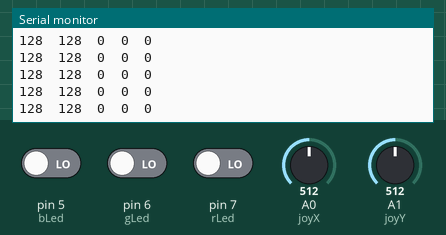
This sketch was run on a simulated Arduino Uno, built with avr-gcc and run on an emulated ATmega328P. Shown: the last lines printed to the serial monitor. Inputs (shaded band) come from the test bench; at power-on: A0 (joyX) = 512, A1 (joyY) = 512, pin 5 (bLed) LOW, pin 6 (gLed) LOW, pin 7 (rLed) LOW. No radio packets arrive unless stated.

Above: at 1.2 s.
1.3 s: A0 (joyX) set to 716
At 1.34 s:
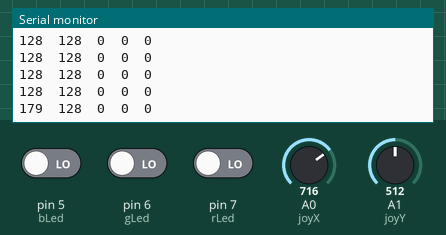
2.8 s: A1 (joyY) set to 716
At 2.88 s:
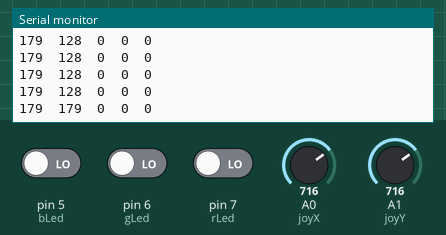
4.3 s: pin 5 (bLed) driven HIGH
At 4.31 s:
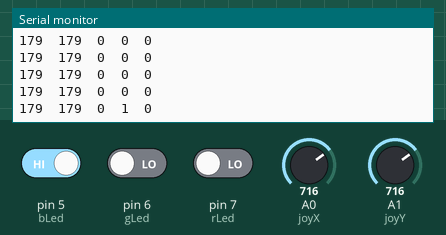
5.8 s: pin 6 (gLed) driven HIGH
At 5.84 s:
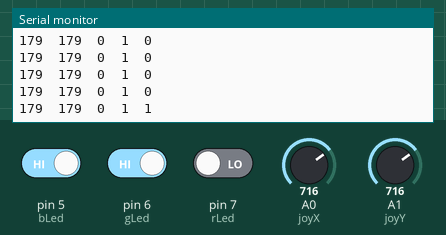
7.3 s: pin 7 (rLed) driven HIGH
At 7.38 s:
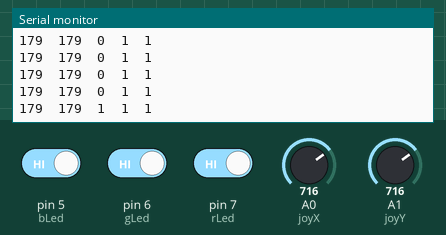
8.8 s: A0 (joyX) set to 900
At 8.81 s:
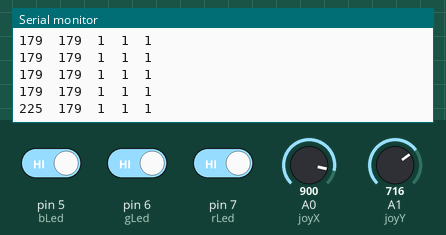
Timing chart, 0 to 11.3 s (numbered marks = the images above; inputs shaded):
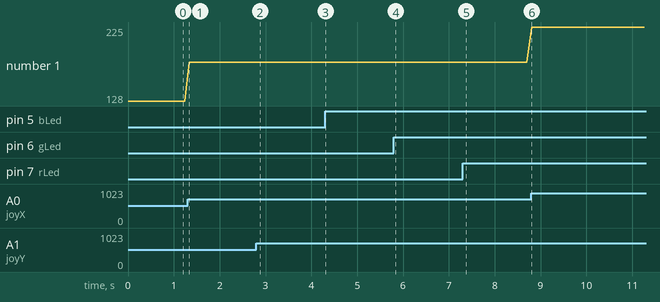

Measured:
- after the input at 1.3 s, the serial monitor: prints a new line at once (image 1)
- after the input at 2.8 s, the serial monitor: prints a new line after 0.07 s (image 2)
- after the input at 4.3 s, the serial monitor: prints a new line at once (image 3)
- after the input at 5.8 s, the serial monitor: prints a new line at once (image 4)
- after the input at 7.3 s, the serial monitor: prints a new line after 0.07 s (image 5)
- after the input at 8.8 s, the serial monitor: prints a new line at once (image 6)
- plotted number 1: 128 → 179 after the input at 1.3 s, 179 → 225 after the input at 8.8 s

The sketch:

sketch_may15c.ino
```cpp
//Project: Transmitter Code for Bi-Whelled rover
//Author: Josh Dolgin
//Date: 2019/05/26
//Status: Working
#include <RF24.h>
RF24 radio(9, 10);              //CE (Chip Enable/Disable), CSN(SS)
byte addresses[][6] = {"1Node", "2Node"};
#define CHANNEL 14 //2.414GHz
uint8_t joyX = A0;
uint8_t joyY = A1;
uint8_t rLed = 7;
uint8_t bLed = 5;
uint8_t gLed = 6;


struct package //Create data structure
{
  uint8_t xVal = 0;
  uint8_t yVal = 0;
  boolean R = 0;
  boolean G = 0;
  boolean B = 0;
};
typedef struct package Package;
Package data;

void setup() {
  Serial.begin(9600);
  radio.begin();                          //invoke the radio object
  radio.setPALevel(RF24_PA_MIN);          //close range so minimum power sufficient
  radio.setChannel(CHANNEL);              //Tx and Rx communication on same channel
  //https://tmrh20.github.io/RF24/classRF24.html#af2e409e62d49a23e372a70b904ae30e1
  radio.openWritingPipe(addresses[0]);    //Transmit assumes these pipes
  radio.openReadingPipe(1, addresses[1]);
  radio.stopListening(); //Transmit rather than receive
}
void loop() {
  data.xVal = analogRead(joyX) >> 2; //creates 8 bit integer rather than 10
  data.yVal = analogRead(joyY) >> 2; //creates 8 bit integer rather than 10
  data.R = digitalRead(rLed); //Receives R value
  data.B = digitalRead(bLed); //Receives b value
  data.G = digitalRead(gLed); //Receives g value
  radio.write(&data, sizeof(data)); //Sends the data structure
  Serial.print(data.xVal);
  Serial.print("  ");
  Serial.print(data.yVal);
  Serial.print("  ");
  Serial.print(data.R);
  Serial.print("  ");
  Serial.print(data.B);
  Serial.print("  ");
  Serial.println(data.G); //Prints all of the data in the serial monitor
  delay(100);
}
```
